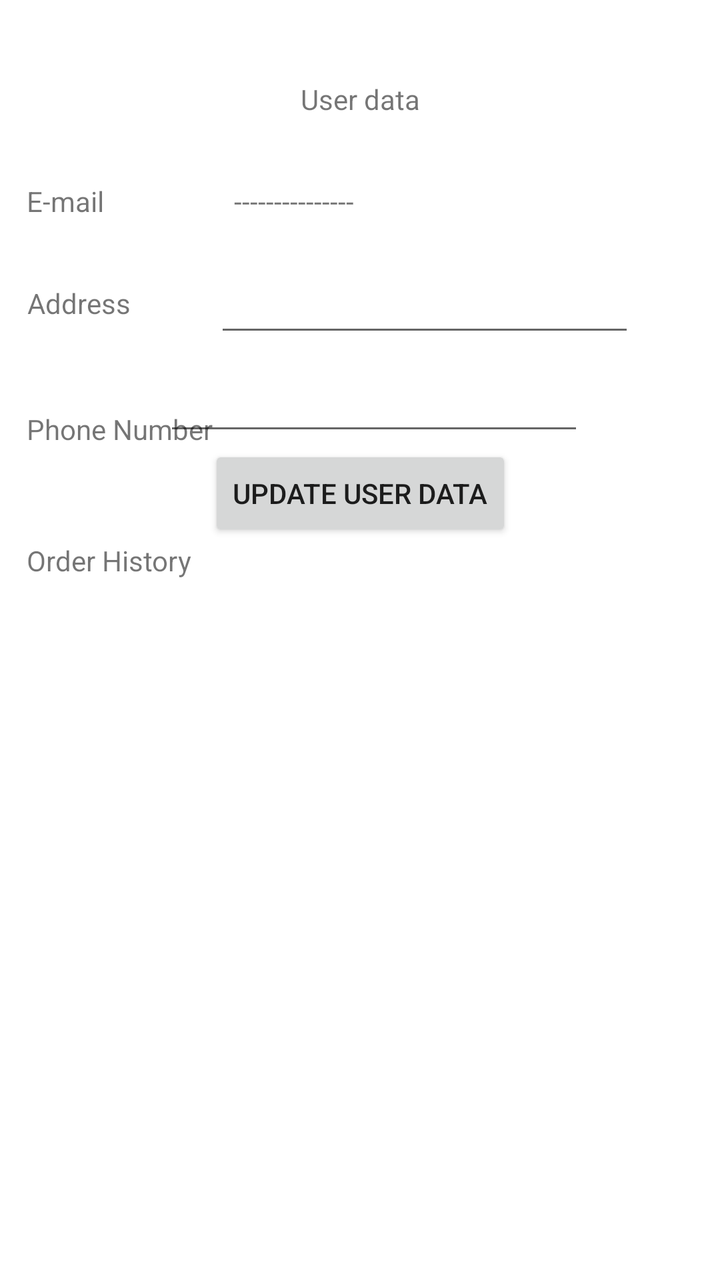
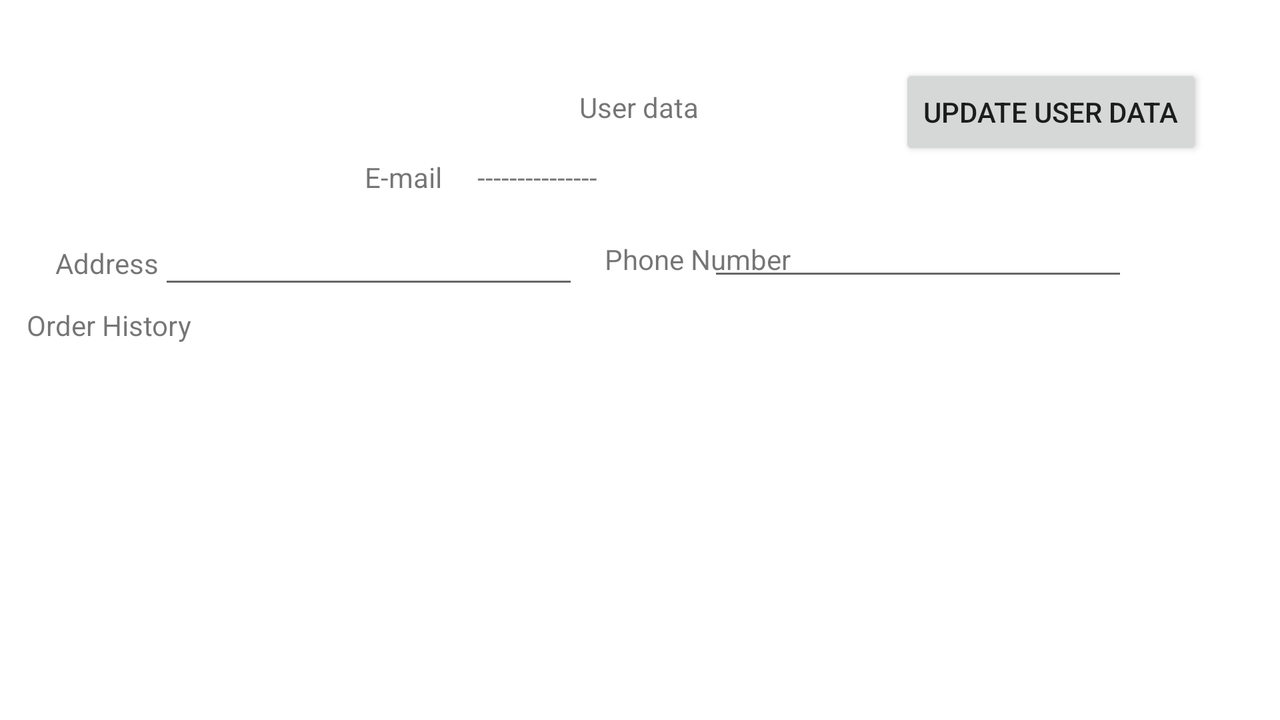

The same Android screen from two of the app's own layout files: first res/layout/ as a phone draws it, then the author's variant for another configuration, drawn on a device whose configuration selects that folder. Both files follow.
<!-- AndroidManifest.xml: application theme Theme.MyTileShop -->
<!-- res/layout/activity_user_data.xml -->
<?xml version="1.0" encoding="utf-8"?>
<androidx.constraintlayout.widget.ConstraintLayout xmlns:android="http://schemas.android.com/apk/res/android"
    xmlns:app="http://schemas.android.com/apk/res-auto"
    xmlns:tools="http://schemas.android.com/tools"
    android:id="@+id/main"
    android:layout_width="match_parent"
    android:layout_height="match_parent"
    tools:context=".UserDataActivity">

    <TextView
        android:id="@+id/textView2"
        android:layout_width="wrap_content"
        android:layout_height="wrap_content"
        android:layout_marginTop="40dp"
        android:text="@string/user_data"
        app:layout_constraintEnd_toEndOf="parent"
        app:layout_constraintStart_toStartOf="parent"
        app:layout_constraintTop_toTopOf="parent" />


    <TextView
        android:id="@+id/textView4"
        android:layout_width="wrap_content"
        android:layout_height="wrap_content"
        android:layout_marginTop="32dp"
        android:text="@string/e_mail"
        app:layout_constraintEnd_toEndOf="parent"
        app:layout_constraintHorizontal_bias="0.042"
        app:layout_constraintStart_toStartOf="parent"
        app:layout_constraintTop_toBottomOf="@+id/textView2" />

    <TextView
        android:id="@+id/TVUserDataEmail"
        android:layout_width="140dp"
        android:layout_height="21dp"
        android:layout_marginTop="32dp"
        android:text=" --------------- "
        app:layout_constraintEnd_toEndOf="parent"
        app:layout_constraintHorizontal_bias="0.368"
        app:layout_constraintStart_toEndOf="@+id/textView4"
        app:layout_constraintTop_toBottomOf="@+id/textView2" />

    <TextView
        android:id="@+id/textView5"
        android:layout_width="wrap_content"
        android:layout_height="wrap_content"
        android:layout_marginTop="32dp"
        android:text="@string/address"
        app:layout_constraintEnd_toEndOf="parent"
        app:layout_constraintHorizontal_bias="0.044"
        app:layout_constraintStart_toStartOf="parent"
        app:layout_constraintTop_toBottomOf="@+id/textView4" />

    <EditText
        android:id="@+id/editTextTextPostalAddress"
        android:layout_width="wrap_content"
        android:layout_height="wrap_content"
        android:layout_marginTop="20dp"
        android:ems="10"
        android:inputType="textPostalAddress"
        app:layout_constraintEnd_toEndOf="parent"
        app:layout_constraintHorizontal_bias="0.496"
        app:layout_constraintStart_toEndOf="@+id/textView5"
        app:layout_constraintTop_toBottomOf="@+id/TVUserDataEmail" />

    <TextView
        android:id="@+id/textView6"
        android:layout_width="wrap_content"
        android:layout_height="wrap_content"
        android:layout_marginTop="44dp"
        android:text="Phone Number"
        app:layout_constraintEnd_toEndOf="parent"
        app:layout_constraintHorizontal_bias="0.05"
        app:layout_constraintStart_toStartOf="parent"
        app:layout_constraintTop_toBottomOf="@+id/textView5" />

    <EditText
        android:id="@+id/editTextPhone"
        android:layout_width="wrap_content"
        android:layout_height="wrap_content"
        android:layout_marginTop="8dp"
        android:layout_marginEnd="68dp"
        android:ems="10"
        android:inputType="phone"
        app:layout_constraintEnd_toEndOf="parent"
        app:layout_constraintTop_toBottomOf="@+id/editTextTextPostalAddress" />

    <Button
        android:onClick="updateUserData"
        android:id="@+id/buttonUpdate"
        android:layout_width="wrap_content"
        android:layout_height="wrap_content"
        android:text="Update User Data"
        app:layout_constraintEnd_toEndOf="parent"
        app:layout_constraintStart_toStartOf="parent"
        app:layout_constraintTop_toBottomOf="@+id/editTextPhone" />

    <TextView
        android:id="@+id/textView7"
        android:layout_width="wrap_content"
        android:layout_height="wrap_content"
        android:text="Order History"
        app:layout_constraintEnd_toEndOf="parent"
        app:layout_constraintHorizontal_bias="0.048"
        app:layout_constraintStart_toStartOf="parent"
        app:layout_constraintTop_toBottomOf="@+id/buttonUpdate" />

    <androidx.recyclerview.widget.RecyclerView
        android:id="@+id/recyclerViewOrders"
        android:layout_width="match_parent"
        android:layout_height="match_parent"
        android:layout_marginTop="300dp"
        android:scrollbars="vertical"
        app:layout_constraintBottom_toBottomOf="parent"
        app:layout_constraintEnd_toEndOf="parent"
        app:layout_constraintStart_toStartOf="parent"
        app:layout_constraintTop_toBottomOf="@+id/buttonUpdate">

    </androidx.recyclerview.widget.RecyclerView>


</androidx.constraintlayout.widget.ConstraintLayout>
<!-- resources referenced by this layout -->
<resources>
  <string name="address">Address</string>
  <string name="e_mail">E-mail</string>
  <string name="user_data">User data</string>
  <!-- from res/values-v23/ -->
  <style name="Theme.MyTileShop" parent="Base.Theme.MyTileShop">
          
          <item name="android:navigationBarColor">@android:color/transparent</item>
          <item name="android:statusBarColor">@android:color/transparent</item>
          <item name="android:windowLightStatusBar">?attr/isLightTheme</item>
      </style>
  <style name="Base.Theme.MyTileShop" parent="Theme.MaterialComponents.DayNight.DarkActionBar">
          
          
      </style>
</resources>
<!-- res/layout-land/activity_user_data.xml (the author's variant of the layout above) -->
<!-- drawn on the phone turned sideways -->
<?xml version="1.0" encoding="utf-8"?>
<androidx.constraintlayout.widget.ConstraintLayout xmlns:android="http://schemas.android.com/apk/res/android"
    xmlns:app="http://schemas.android.com/apk/res-auto"
    xmlns:tools="http://schemas.android.com/tools"
    android:id="@+id/main"
    android:layout_width="match_parent"
    android:layout_height="match_parent"
    tools:context=".UserDataActivity">


    <TextView
        android:id="@+id/textView2"
        android:layout_width="wrap_content"
        android:layout_height="wrap_content"
        android:layout_marginTop="44dp"
        android:text="@string/user_data"
        app:layout_constraintEnd_toEndOf="parent"
        app:layout_constraintHorizontal_bias="0.499"
        app:layout_constraintStart_toStartOf="parent"
        app:layout_constraintTop_toTopOf="parent" />

    <TextView
        android:id="@+id/textView4"
        android:layout_width="wrap_content"
        android:layout_height="wrap_content"
        android:layout_marginTop="16dp"
        android:text="@string/e_mail"
        app:layout_constraintEnd_toEndOf="parent"
        app:layout_constraintHorizontal_bias="0.303"
        app:layout_constraintStart_toStartOf="parent"
        app:layout_constraintTop_toBottomOf="@+id/textView2" />

    <TextView
        android:id="@+id/TVUserDataEmail"
        android:layout_width="217dp"
        android:layout_height="25dp"
        android:layout_marginTop="16dp"
        android:text=" --------------- "
        app:layout_constraintEnd_toEndOf="parent"
        app:layout_constraintHorizontal_bias="0.071"
        app:layout_constraintStart_toEndOf="@+id/textView4"
        app:layout_constraintTop_toBottomOf="@+id/textView2" />

    <TextView
        android:id="@+id/textView5"
        android:layout_width="wrap_content"
        android:layout_height="wrap_content"
        android:layout_marginTop="24dp"
        android:text="@string/address"
        app:layout_constraintEnd_toEndOf="parent"
        app:layout_constraintHorizontal_bias="0.047"
        app:layout_constraintStart_toStartOf="parent"
        app:layout_constraintTop_toBottomOf="@+id/textView4" />

    <EditText
        android:id="@+id/editTextTextPostalAddress"
        android:layout_width="wrap_content"
        android:layout_height="wrap_content"
        android:layout_marginTop="4dp"
        android:ems="10"
        android:inputType="textPostalAddress"
        app:layout_constraintEnd_toEndOf="parent"
        app:layout_constraintHorizontal_bias="0.0"
        app:layout_constraintStart_toEndOf="@+id/textView5"
        app:layout_constraintTop_toBottomOf="@+id/TVUserDataEmail" />

    <TextView
        android:id="@+id/textView6"
        android:layout_width="wrap_content"
        android:layout_height="wrap_content"
        android:layout_marginTop="16dp"
        android:text="Phone Number"
        app:layout_constraintEnd_toEndOf="parent"
        app:layout_constraintHorizontal_bias="0.553"
        app:layout_constraintStart_toStartOf="parent"
        app:layout_constraintTop_toBottomOf="@+id/TVUserDataEmail" />

    <EditText
        android:id="@+id/editTextPhone"
        android:layout_width="wrap_content"
        android:layout_height="wrap_content"
        android:layout_marginEnd="76dp"
        android:ems="10"
        android:inputType="phone"
        app:layout_constraintEnd_toEndOf="parent"
        app:layout_constraintHorizontal_bias="1.0"
        app:layout_constraintStart_toEndOf="@+id/textView6"
        app:layout_constraintTop_toBottomOf="@+id/TVUserDataEmail" />

    <Button
        android:id="@+id/buttonUpdate"
        android:layout_width="wrap_content"
        android:layout_height="wrap_content"
        android:layout_marginTop="32dp"
        android:onClick="updateUserData"
        android:text="Update User Data"
        app:layout_constraintEnd_toEndOf="parent"
        app:layout_constraintHorizontal_bias="0.921"
        app:layout_constraintStart_toStartOf="parent"
        app:layout_constraintTop_toTopOf="parent" />

    <TextView
        android:id="@+id/textView7"
        android:layout_width="wrap_content"
        android:layout_height="wrap_content"
        android:layout_marginTop="12dp"
        android:text="Order History"
        app:layout_constraintEnd_toEndOf="parent"
        app:layout_constraintHorizontal_bias="0.024"
        app:layout_constraintStart_toStartOf="parent"
        app:layout_constraintTop_toBottomOf="@+id/textView5" />

    <androidx.recyclerview.widget.RecyclerView
        android:id="@+id/recyclerViewOrders"
        android:layout_width="1700px"
        android:layout_height="480px"
        android:scrollbars="vertical"
        app:layout_constraintBottom_toBottomOf="parent"
        app:layout_constraintEnd_toEndOf="parent"
        app:layout_constraintHorizontal_bias="0.493"
        app:layout_constraintStart_toStartOf="parent"
        app:layout_constraintTop_toBottomOf="@+id/TVUserDataEmail"
        app:layout_constraintVertical_bias="0.982">

    </androidx.recyclerview.widget.RecyclerView>


</androidx.constraintlayout.widget.ConstraintLayout>
